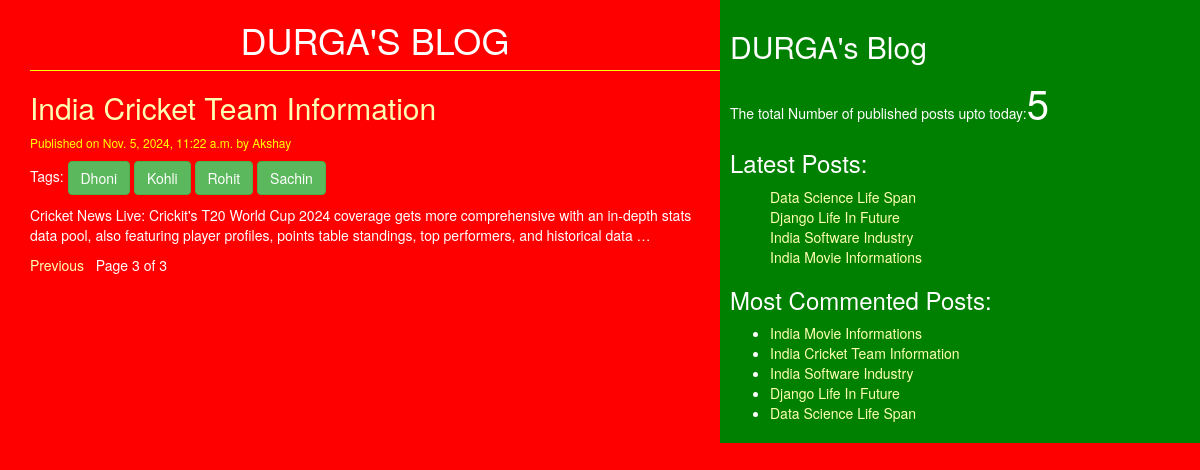
/?page=3, run on the app's committed database.
### blog/models.py (models this page shows, shortened)
class Post(models.Model):
    STATUS_CHOICES = (('draft','Draft'),('published','Published'))
    title = models.CharField(max_length=256)
    slug = models.SlugField(max_length=264,unique_for_date='publish')
    author = models.ForeignKey(User,related_name='blog_posts', on_delete=models.CASCADE)
    body = models.TextField()
    publish = models.DateTimeField(default=timezone.now)
    created = models.DateTimeField(auto_now_add=True)
    updated = models.DateTimeField(auto_now=True)
    status = models.CharField(max_length=10,choices=STATUS_CHOICES,default='draft')
    objects = CustomManager()
    tags = TaggableManager()
    class Meta:
        ordering = ('-publish',)
    def get_absolute_url(self):
        return reverse('post_detail',args=[self.publish.year,self.publish.strftime('%m'),self.publish.strftime('%d'),self.slug])

### blog/views.py (the view)
# urls.py: path('',views.post_list_view),
def post_list_view(request,tag_slug=None):
    post_list = Post.objects.all()
    tag=None
    if tag_slug:
        tag=get_object_or_404(Tag,slug=tag_slug)
        post_list = post_list.filter(tags__in=[tag])
    paginator = Paginator(post_list,2)
    page_number = request.GET.get('page')
    try:
        post_list = paginator.page(page_number)
    except PageNotAnInteger:
        post_list = paginator.page(1)
    except EmptyPage:
        post_list = paginator.page(paginator.num_pages)
    return render(request,'blog/post_list.html',{'post_list':post_list,'tag':tag})

### blog/models.py (called while the page is built)
    def get_queryset(self):
        return super().get_queryset().filter(status='published')

### blog/templatetags/blog_tags.py (called while the page is built)
@register.simple_tag(name='my_tag')
def total_posts():
    return Post.objects.count()

@register.inclusion_tag('blog/latest_posts123.html')
def show_latest_posts(count=10):
    latest_posts=Post.objects.order_by('-publish')[:count]
    return {'latest_posts':latest_posts}

@register.simple_tag
def get_most_commented_posts(count=5):
    return Post.objects.annotate(total_comments=Count('comments')).order_by('-total_comments')[:count]

### templates/blog/post_list.html (shortened to what this page needs)
{% extends 'blog/base.html' %}
{% block content %}
  <h1>DURGA'S BLOG</h1>
  {% for post in post_list %}
    <a href="{{post.get_absolute_url}}"><h2>{{post.title}}</h2></a>
    <p id='date'>Published on {{post.publish}} by {{post.author|title}}</p>
    <p>Tags:
      {%for tag in post.tags.all %}
        <a href="{%url 'post_list_by_tag_name' tag.slug %}" class='btn btn-success'>{{tag.name}}</a>
      {% endfor %}
    </p>
    {{post.body|truncatewords:30|linebreaks}}
  {% endfor %}
  {% include 'blog/pagination.html' with page=post_list %}
{% endblock %}

### templates/blog/base.html (shortened to what this page needs)
<!DOCTYPE html>
{% load static %}
{% load blog_tags %}
<html lang="en" dir="ltr">
  <head>
    <link rel="stylesheet" href="https://cdn.jsdelivr.net/npm/bootstrap@3.3.7/dist/css/bootstrap.min.css">
    <link rel="stylesheet" href="{% static 'css/blog.css' %}">
  </head>
  <body>
    <div class="content">
      {% block content %} {% endblock %}
    </div>
    <div class="sidebar">
      <h2>DURGA's Blog</h2>
      <p>The total Number of published posts upto today:<span id='pcount'>{% my_tag %}</span></p>
      <h3>Latest Posts:</h3>{% show_latest_posts 4%}
      <h3>Most Commented Posts:</h3>
      {% get_most_commented_posts as most_commented_posts %}
      <ul>
        {% for post in most_commented_posts %}
        <li><a href="{{post.get_absolute_url}}">{{post.title}}</a><br></li>
        {% endfor %}
      </ul>
    </div>
  </body>
</html>

### templates/blog/latest_posts123.html
<ul>
  {% for post in latest_posts %}
  <a href="{{post.get_absolute_url}}">{{post.title}}</a><br>
  {% endfor %}
</ul>

### static/css/blog.css (style rules this page uses)
.content { width:60%; float:left; padding:0 0 0 30px; background: red; height: 100%; }
.sidebar { width:40%; float:right; padding: 10px; background: green; height: 100%; }
h1 { text-align: center; border-bottom: 1px solid yellow; padding-bottom: 10px; }
body { color: white; background: red; }
#date { color:yellow; font-size: 12px; font: italic; }
a { color: #ffffb3; }
#pcount { font-size: 40px; colot: yellow; fot-weight: bold; }

### data on the page
Post: title "India Cricket Team Information", publish "Nov. 5, 2024, 11:22 a.m.", author "Akshay", body "Cricket News Live: Crickit's T20 World Cup 2024 coverage gets more comprehensive with an in-depth stats data pool, also featuring player profiles, points table standings, top performers, and historical data …"
Tag: name "Dhoni"
Tag: name "Kohli"
Tag: name "Rohit"
Tag: name "Sachin"
Post: title "Data Science Life Span"
Post: title "Django Life In Future"
Post: title "India Software Industry"
Post: title "India Movie Informations"

### other printed values
{{ page.number }} "3"
{{ page.paginator.num_pages }} "3"
